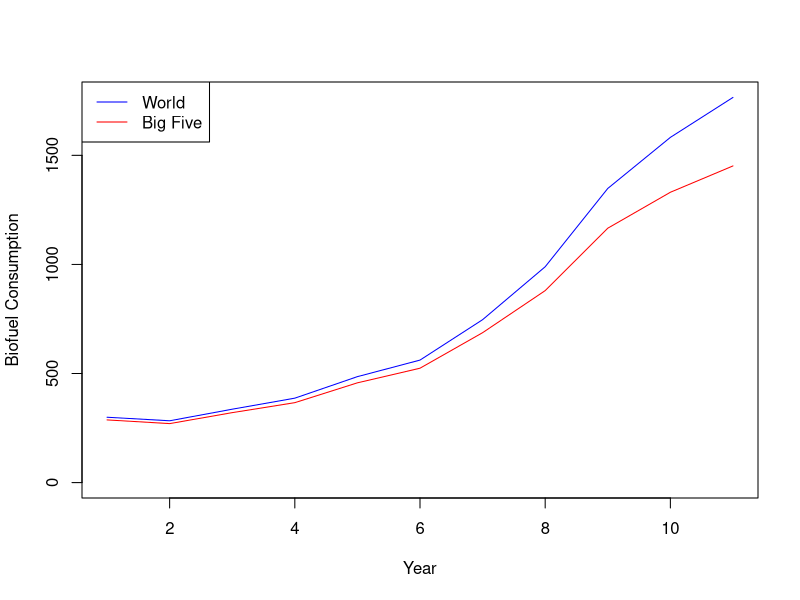
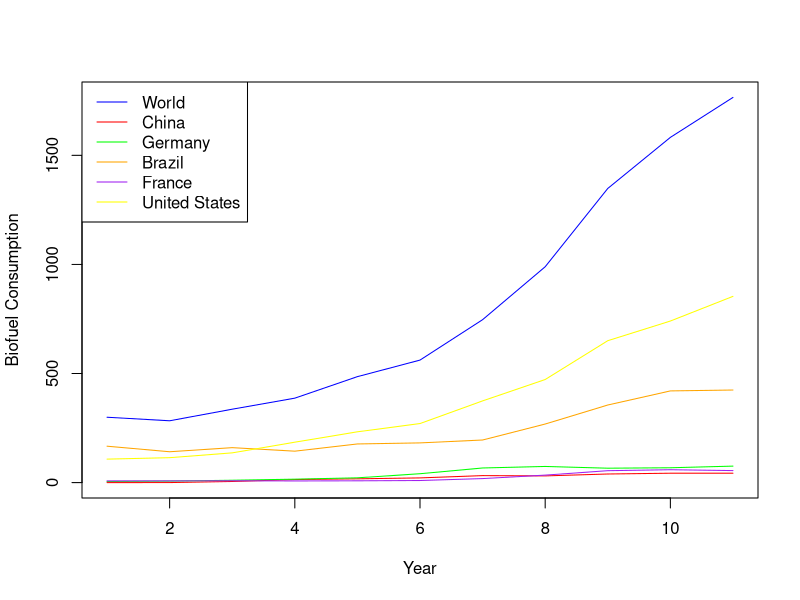
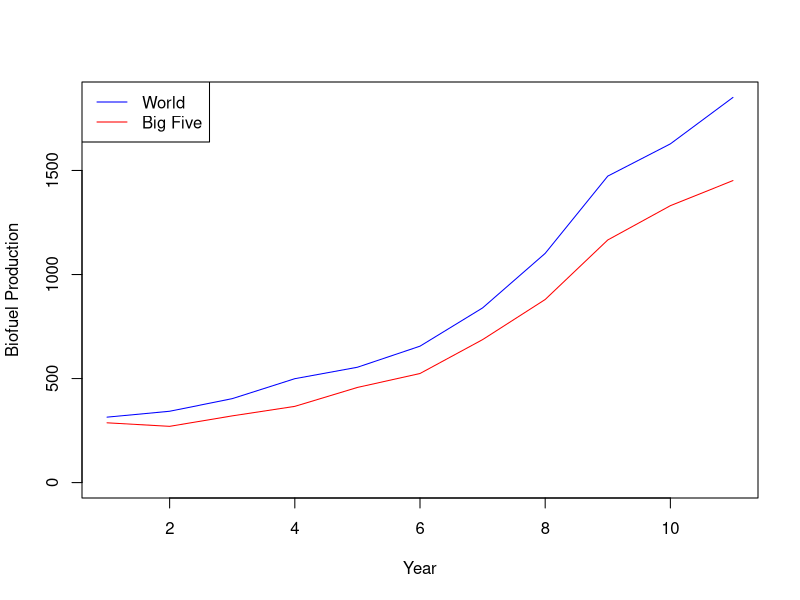
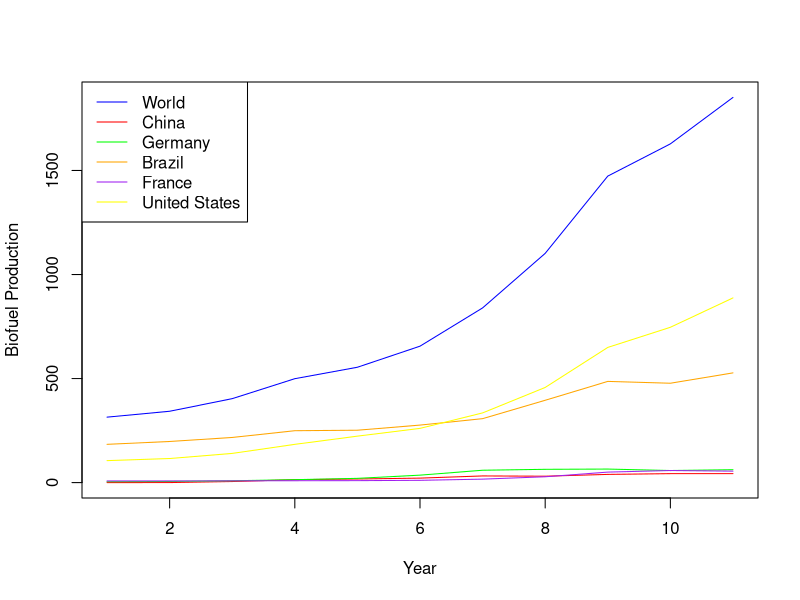
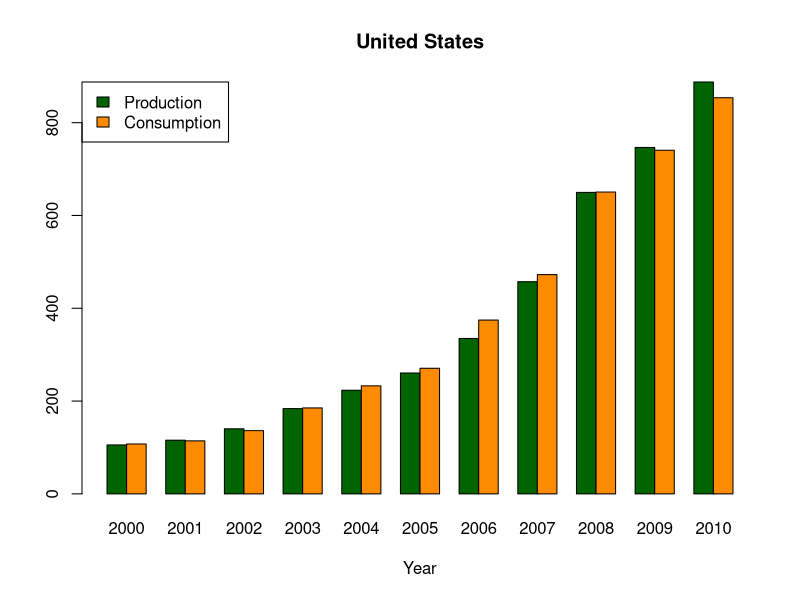
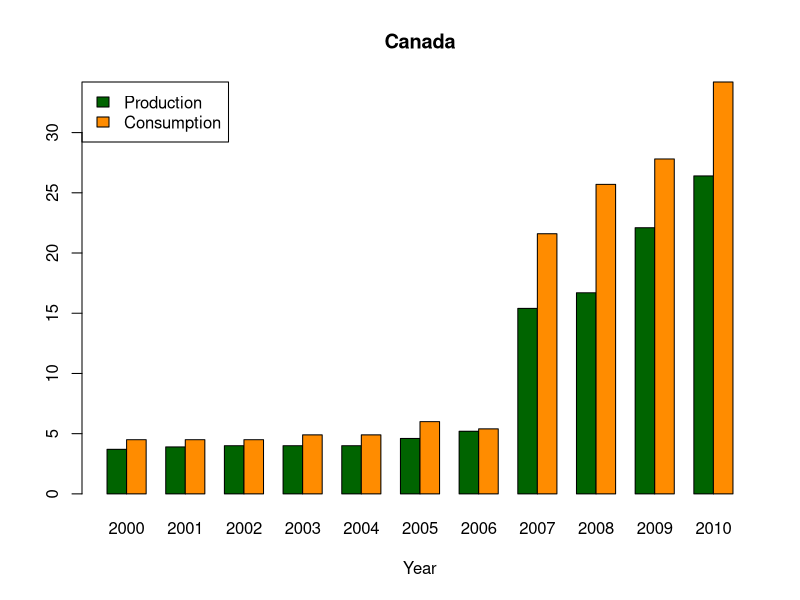
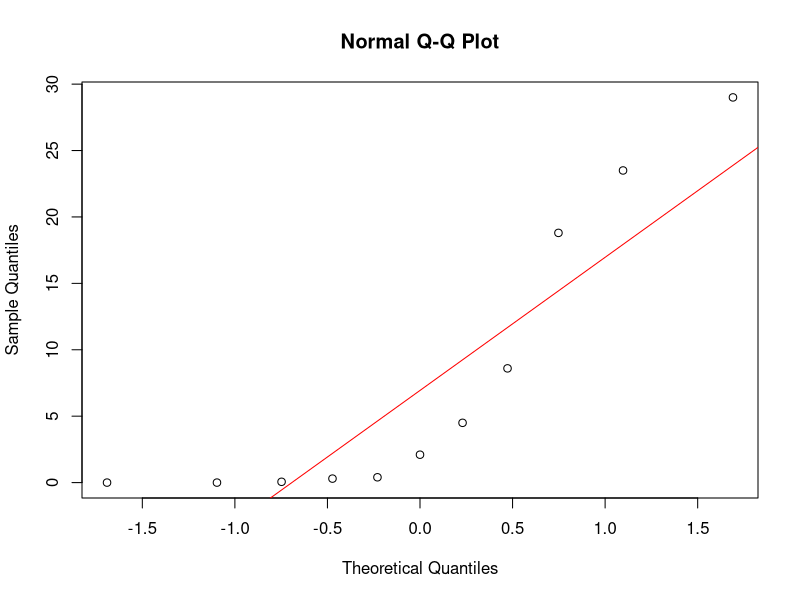
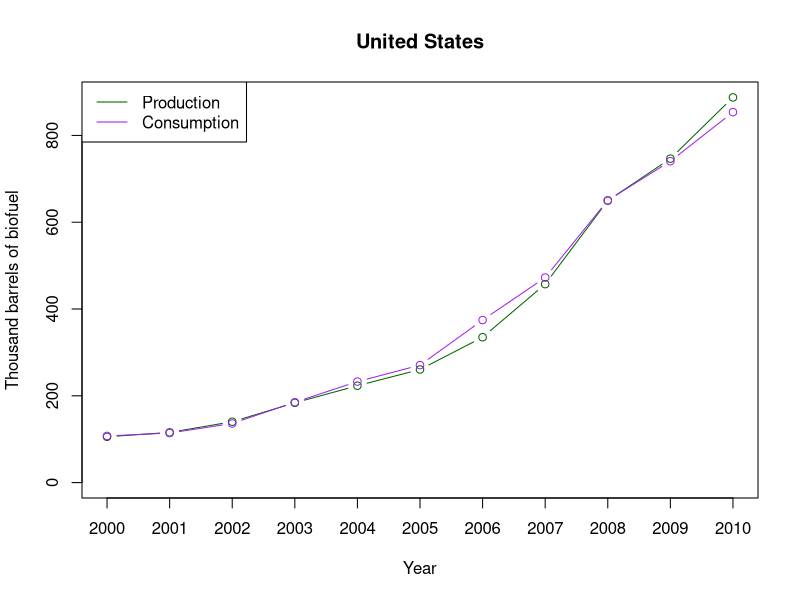

Reproduce these figures in R, in order.
## ---- chunk 1
knitr::opts_chunk$set(echo = TRUE)
## ---- chunk 2
data_p<-read.csv("./data/prod0010thousandbarrelsperday.csv")
data_c<-read.csv("./data/cons0010thousandbarrelsperday.csv")
## ---- chunk 3
db_p <- data.frame(t(data_p[-1]))
colnames(db_p) <- data_p[, 1]
db_c<-data.frame(t(data_c[-1]))
colnames(db_c) <- data_c[, 1]

# Function to remove non-numeric characters at the beginning of each row
remove_X_from_row_names <- function(df) {
  rownames(df) <- gsub("^X", "", rownames(df))
  return(df)
}

# Remove 'X' characters from row names of db_p and db_c
db_p <- remove_X_from_row_names(db_p)
db_c <- remove_X_from_row_names(db_c)
#sapply(db_p, class)
## ---- chunk 4
db_p[] <- lapply(db_p, function(x) {
  suppressWarnings(as.numeric(as.character(x)))
})

db_c[] <- lapply(db_c, function(x) {
  suppressWarnings(as.numeric(as.character(x)))
})

#sapply(db_p, class)
#sapply(db_c, class)

## ---- chunk 5
#For consumption
sums_c <- colSums(db_c, na.rm = TRUE)

db_c$World <- rowSums(db_c[, c("Asia & Oceania", "Europe", "North America", "Central & South America", 
              "Africa")], na.rm = TRUE)

db_c$sum_of_columns <- rowSums(db_c[, c("China", "Germany", "Brazil", "France", "United States")], 
              na.rm = TRUE)

db_c$percentage <- (db_c$sum_of_columns / db_c$World) * 100

#For production
sums_p <- colSums(db_p, na.rm = TRUE)


db_p$World <- rowSums(db_p[, c("Asia & Oceania", "Europe", "North America", "Central & South America", 
              "Africa")], na.rm = TRUE)

db_p$sum_of_columns <- rowSums(db_c[, c("China", "Germany", "Brazil", "France", "United States")], 
              na.rm = TRUE)

db_p$percentage <- (db_p$sum_of_columns / db_p$World) * 100
## ---- chunk 6

# Plot 1: Line plot
plot(db_c$World, type = "l", col = "blue", xlab = "Year", ylab = "Biofuel Consumption", 
     ylim = c(0, max(db_c$World, na.rm = TRUE)))
lines(db_c$sum_of_columns, type = "l", col = "red")
legend("topleft", legend = c("World", "Big Five"), col = c("blue", "red"), lty = 1)

# Plotting a line plot for selected columns
plot(db_c$World, type = "l", col = "blue", xlab = "Year", ylab = "Biofuel Consumption", 
     ylim = c(0, max(db_c$World, na.rm = TRUE)))

lines(db_c$China, type = "l", col = "red")
lines(db_c$Germany, type = "l", col = "green")
lines(db_c$Brazil, type = "l", col = "orange")
lines(db_c$France, type = "l", col = "purple")
lines(db_c$`United States`, type = "l", col = "yellow")

legend("topleft", legend = c("World", "China", "Germany", "Brazil", "France", "United States"),
       col = c("blue", "red", "green", "orange", "purple", "yellow"), lty = 1)


## ---- chunk 7
cat("The dominance of just a few countries in contributing to a significant portion of 
the world's biofuel consumption indicates a highly skewed distribution. This skewed distribution
suggests a high level of inequality or concentration, where a small number of countries,
holding a substantial percentage of the total consumption")

## ---- chunk 8
# Plotting for db_p
# Plot 1: Line plot
plot(db_p$World, type = "l", col = "blue", xlab = "Year", ylab = "Biofuel Production", 
     ylim = c(0, max(db_p$World, na.rm = TRUE)))
lines(db_p$sum_of_columns, type = "l", col = "red")
legend("topleft", legend = c("World", "Big Five"), col = c("blue", "red"), lty = 1)

# Plotting a line plot for selected columns
plot(db_p$World, type = "l", col = "blue", xlab = "Year", ylab = "Biofuel Production", 
     ylim = c(0, max(db_p$World, na.rm = TRUE)))

lines(db_p$China, type = "l", col = "red")
lines(db_p$Germany, type = "l", col = "green")
lines(db_p$Brazil, type = "l", col = "orange")
lines(db_p$France, type = "l", col = "purple")
lines(db_p$`United States`, type = "l", col = "yellow")

legend("topleft", legend = c("World", "China", "Germany", "Brazil", "France", "United States"),
       col = c("blue", "red", "green", "orange", "purple", "yellow"), lty = 1)
## ---- chunk 9

combined_freq<-t(cbind(db_p$`United States`, db_c$`United States`))
barplot(combined_freq, beside=T, col=c("darkgreen","darkorange"), 
        legend.text = c("Production", "Consumption"),args.legend = list(x = "topleft"), 
        xlab="Year", names.arg=rownames(db_p), main="United States")

combined_freq<-t(cbind(db_p$Canada, db_c$Canada))
barplot(combined_freq, beside=T, col=c("darkgreen","darkorange"), 
        legend.text = c("Production", "Consumption"),args.legend = list(x = "topleft"), 
        xlab="Year", names.arg=rownames(db_p), main="Canada")
## ---- chunk 10
# Extract 'United States' consumption data
us_consumption <- as.numeric(db_c[, 'United Kingdom'])

# Q-Q plot for 'United States' consumption
qqnorm(us_consumption)
qqline(us_consumption, col = "red")  # Add reference line for normal distribution

## ---- chunk 11
cat("We can observe that our data follows a normal distribution")
## ---- chunk 12
plot_country <- function(country_name) {
  max_value <- max(max(db_p[[country_name]], na.rm = TRUE), max(db_c[[country_name]], 
         na.rm = TRUE), na.rm = TRUE)
  plot(db_p[[country_name]], col="darkgreen", type="b", ylab="Thousand barrels of biofuel", 
         xlab="Year", xaxt="n", ylim = c(0, max_value))
  axis(1, at = 1:length(rownames(db_p)), labels = rownames(db_p))
  legend("topleft", legend = c("Production", "Consumption"), col = c('darkgreen', 'purple'), 
         lty = 1)
  lines(db_c[[country_name]], col="purple", type="b")
  title(main = country_name)
}

# Usage example
plot_country("United States")
plot_country("Spain")
plot_country("Turkey")

## ---- chunk 13
# Function to calculate correlation matrix for specified countries
calculate_correlation_matrix <- function(data, countries) {
  correlation_matrices <- list()
  
  for (country in countries) {
    country_data <- data.frame(
      Year = as.numeric(rownames(db_c)),
      Production = db_p[[country]],
      Consumption = db_c[[country]]
    )
    
    correlation_matrix <- cor(country_data[, c("Production", "Consumption")])
    
    # Store correlation matrices along with country names
    correlation_matrices[[country]] <- correlation_matrix
  }
  
  return(correlation_matrices)
}

# Specified countries
specified_countries <- c("United States", "United Kingdom", "Italy", "Norway", "Turkey")

# Generating correlation matrices for specified countries
correlation_matrices_specified <- calculate_correlation_matrix(db_c, specified_countries)
correlation_matrices_specified


## ---- chunk 14
db_p$Year <- as.numeric(rownames(db_p))
db_c$Year <- as.numeric(rownames(db_c))

pred <- function(country, year) {
  # Production
  p_country <- db_p[[country]]
  p_model <- lm(p_country ~ Year, data = db_p)
  resp <- predict(p_model, newdata = data.frame(Year = year), interval = "prediction")
  
  # Consumption
  c_country <- db_c[[country]]
  c_model <- lm(c_country ~ Year, data = db_c)
  resc <- predict(c_model, newdata = data.frame(Year = year), interval = "prediction")
  
  # Calculate R-squared for production and consumption models
  p_r_squared <- summary(p_model)$r.squared
  c_r_squared <- summary(c_model)$r.squared
  
  cat("Production\n"); print(resp)
  cat("Consumption\n"); print(resc)
  
  cat("\nR-squared for Production Model:", p_r_squared, "\n")
  cat("R-squared for Consumption Model:", c_r_squared, "\n")
  
}

pred("Europe", 2019)


## ---- chunk 15
clean_pred<-function(country, year){
 #production
 p_country<-db_p[[country]]
 p_model <- lm(p_country ~ Year, data = db_p)
 resp<- predict(p_model, newdata = data.frame(Year=year))
 #consumption
 c_country<-db_c[[country]]
 c_model <- lm(c_country ~ Year, data = db_c)
 resc<- predict(c_model, newdata = data.frame(Year=year))
 return(c(resp[[1]], resc[[1]]))
}

clean_plot<-function(country, p_country, c_country, total_years){
  max_value <- max(max(p_country, na.rm = TRUE), max(c_country, na.rm = TRUE), na.rm = TRUE)
  plot(total_years,p_country, col="darkgreen", type="b", ylab="Thousand barrels of biofuel", 
       xlab="Year", ylim = c(0, max_value))
  legend("topleft", legend = c("Production", "Consumption"), col = c('darkgreen', 'purple'), 
       lty = 1)
  lines(total_years,c_country, col="purple", type="b")
  name<-paste(country, "biofuel prediction up to", total_years[length(total_years)], sep=" ")
  title(main = name)
}

predict_plot<-function(country, year){
  c=2011
  total_years=(rownames(db_p))
  p_country<-db_p[[country]]
  c_country<-db_c[[country]]
  while (c<=year){
    #add years to total year counter
    total_years<-(c(total_years, c))
    #calculate production for current year
    p_country<-c(p_country, clean_pred(country, c)[1])
    #calculate consumption for current year
    c_country<-c(c_country, clean_pred(country, c)[2])
    c=c+1
  }
  clean_plot(country, p_country, c_country, total_years)
}
predict_plot("World", 2020)



## ---- chunk 16
# Fit the linear regression model for consumption
c_country <- db_c[["United States"]]
c_model <- lm(c_country ~ Year, data = db_c)

# Calculate R-squared for consumption model
r_squared <- summary(c_model)$r.squared

# Displaying the R-squared value
cat("R-squared value for the consumption model:", r_squared, "\n")
cat("With this R-squared value, approximately", round(r_squared * 100, 2), "% of the variability 
in biofuel consumption of the country can be explained with the linear regression model.\n")

## ---- chunk 17
calculate_mean_r_squared_consumption <- function(db_c) {
  selected_countries <- c('World', 'Africa', 'Europe', 'North America', 'Asia & Oceania', 
                     'Central & South America', 'sum_of_columns')
  r_squared_values_c <- data.frame(Country = character(), R_squared_Consumption = numeric(), 
                     stringsAsFactors = FALSE)
  
  for (country in selected_countries) {
    c_country <- db_c[[country]]
    
    # Check for missing values (NA)
    if (any(is.na(c_country))) {
      cat("Warning: Missing values (NA) found in", country, "\n")
      next
    }
    
    c_model <- lm(c_country ~ Year, data = db_c)
    c_r_squared <- summary(c_model)$r.squared
    
    r_squared_values_c <- rbind(r_squared_values_c, list(Country = country,
                      R_squared_Consumption = c_r_squared))
  }
  
  mean_r_squared_c <- mean(r_squared_values_c$R_squared_Consumption, na.rm = TRUE)
  
  return(mean_r_squared_c)
}


mean_r_squared_consumption <- calculate_mean_r_squared_consumption(db_c)
print(mean_r_squared_consumption)

  

## ---- chunk 18
cat("An R squared value of approximately",mean_r_squared_consumption, "suggests that around",mean_r_squared_consumption*100 ,"% of the variability 
observed in the consumption data across the countries can be explained by the linear relationship 
with time according to the model.")
## ---- chunk 19
get_top_bottom_r_squared <- function(db_c, db_p) {
  get_top_r_squared <- function(db) {
    columns_to_exclude <- c("World", "Europe", "Africa", "Asia & Oceania", "North America",
                          "Central & South America", "sum_of_columns", "percentage")
    countries <- setdiff(names(db)[-ncol(db)], columns_to_exclude)
    r_squared_values <- data.frame(Country = character(), R_squared = numeric(), 
                          stringsAsFactors = FALSE)
    
    for (country in countries) {
      c_country <- db[[country]]
      
  
      suppressWarnings({
        if (any(is.na(c_country))) {
          next
        }
      })
      
      c_model <- lm(c_country ~ Year, data = db)
      c_r_squared <- summary(c_model)$r.squared
      
      r_squared_values <- rbind(r_squared_values, list(Country = country, R_squared = c_r_squared))
    }
    
    top_r_squared <- r_squared_values[order(r_squared_values$R_squared, decreasing = TRUE), ]
    top_r_squared <- head(top_r_squared, 5)
    
    bottom_r_squared <- r_squared_values[order(r_squared_values$R_squared), ]
    bottom_r_squared <- head(bottom_r_squared, 5)
    
    return(list(top = top_r_squared, bottom = bottom_r_squared))
  }

  
  db_c_top_bottom <- get_top_r_squared(db_c)
  db_p_top_bottom <- get_top_r_squared(db_p)
  
  
  par(mfrow = c(2, 2))

  # Plot for db_c top R-squared
  barplot(db_c_top_bottom$top$R_squared, names.arg = db_c_top_bottom$top$Country, 
          main = "Top R-squared - Consumption", ylab = "R-squared", col = "blue", las = 2, 
          ylim = c(0, 1), cex.names = 0.7)

  # Plot for db_c bottom R-squared
  barplot(db_c_top_bottom$bottom$R_squared, names.arg = db_c_top_bottom$bottom$Country, 
          main = "Bottom R-squared - Consumption", ylab = "R-squared", col = "red", las = 2, 
          cex.names = 0.7)

  # Plot for db_p top R-squared
  barplot(db_p_top_bottom$top$R_squared, names.arg = db_p_top_bottom$top$Country, 
          main = "Top R-squared - Production", ylab = "R-squared", col = "green", las = 2, 
          ylim = c(0, 1), cex.names = 0.7)

  # Plot for db_p bottom R-squared
  barplot(db_p_top_bottom$bottom$R_squared, names.arg = db_p_top_bottom$bottom$Country, 
          main = "Bottom R-squared - Production", ylab = "R-squared", col = "orange", las = 2, 
          cex.names = 0.7)
}

get_top_bottom_r_squared(db_c, db_p)


## ---- chunk 20
create_lm_and_plot_p_values <- function(data) {
  p_values <- numeric()
  
  # Suppress warnings while performing calculations
  suppressWarnings({
    for (col in names(data)[-1]) { 
      country_data <- data[[col]]
      
      # Check for missing values (NA)
      if (any(is.na(country_data))) {
        next
      }
      
      
      lm_country <- lm(country_data ~ Year, data = data)
      
      # Extract the p-value for 'Year' predictor in each linear model and store it
      p_value <- summary(lm_country)$coefficients["Year", "Pr(>|t|)"]
      p_values <- c(p_values, p_value)
    }
  })
  
  # Plotting the p-values
  plot(p_values, pch = 19, xlab = "Countries", ylab = "P-values for Year predictor",
       main = "P-values of Year Predictor in Linear Models (Biofuel Consumption)")
}

create_lm_and_plot_p_values(db_c)

## ---- chunk 21
cat("Just to ensure that the model is correct\n")

## ---- chunk 22
year_pred <- function(country, input) {
  value <- data.frame(Production = input)
  
  # Production
  p_country_df <- data.frame(Year = db_p[["Year"]], Production = db_p[[country]])
  p_model <- lm(Year ~ Production, data = p_country_df)
  p_pred <- predict(p_model, newdata = value, interval = "confidence")
  
  # Consumption
  c_country_df <- data.frame(Year = db_c[["Year"]], Production = db_c[[country]])
  c_model <- lm(Year ~ Production, data = c_country_df)
  c_pred <- predict(c_model, newdata = value, interval = "confidence")
  
  cat("\nProduction", input, "for", country, "can be found in the year", 
      round(p_pred[1], digits = 0))
  cat("\n95% Confidence Interval for Production prediction:", round(p_pred[2], digits = 0), "to", 
      round(p_pred[3], digits = 0))
  
  cat("\nConsumption", input, "for", country, "can be found in the year", round(c_pred[1], 
      digits = 0))
  cat("\n95% Confidence Interval for Consumption prediction:", round(c_pred[2], digits = 0), "to", 
      round(c_pred[3], digits = 0))
}

year_pred("World", 2740)

db_p$`North & Central & South America`<-rowSums(db_p[, c("North America","Central & South America")], 
                      na.rm = TRUE)
db_c$`North & Central & South America`<-rowSums(db_c[, c("North America","Central & South America")], 
                      na.rm = TRUE)

year_pred("North & Central & South America", 2055)

year_pred("Europe", 385)
## ---- chunk 23
year_to_year_pred <- function(country, input) {
  # Summing production values for North America and Central & South America
  p_sum <- db_p[["North America"]] + db_p[["Central & South America"]]
  c_sum <- db_c[["North America"]] + db_c[["Central & South America"]]
  
  value <- data.frame(Production = input)
  
  # Production prediction
  p_country_df <- data.frame(Year = db_p[["Year"]], Production = p_sum)
  p_model <- lm(Year ~ Production, data = p_country_df)
  p_pred <- predict(p_model, newdata = value)
  
  # Consumption prediction
  c_country_df <- data.frame(Year = db_c[["Year"]], Production = c_sum)
  c_model <- lm(Year ~ Production, data = c_country_df)
  c_pred <- predict(c_model, newdata = value)
  
  cat("\nProduction", input, "for", country, "can be found in the year", 
      round(p_pred, digits = 0))
  cat("\nConsumption", input, "for", country, "can be found in the year", 
      round(c_pred, digits = 0))
}

year_to_year_pred("North America & Central & South America", 2005)
